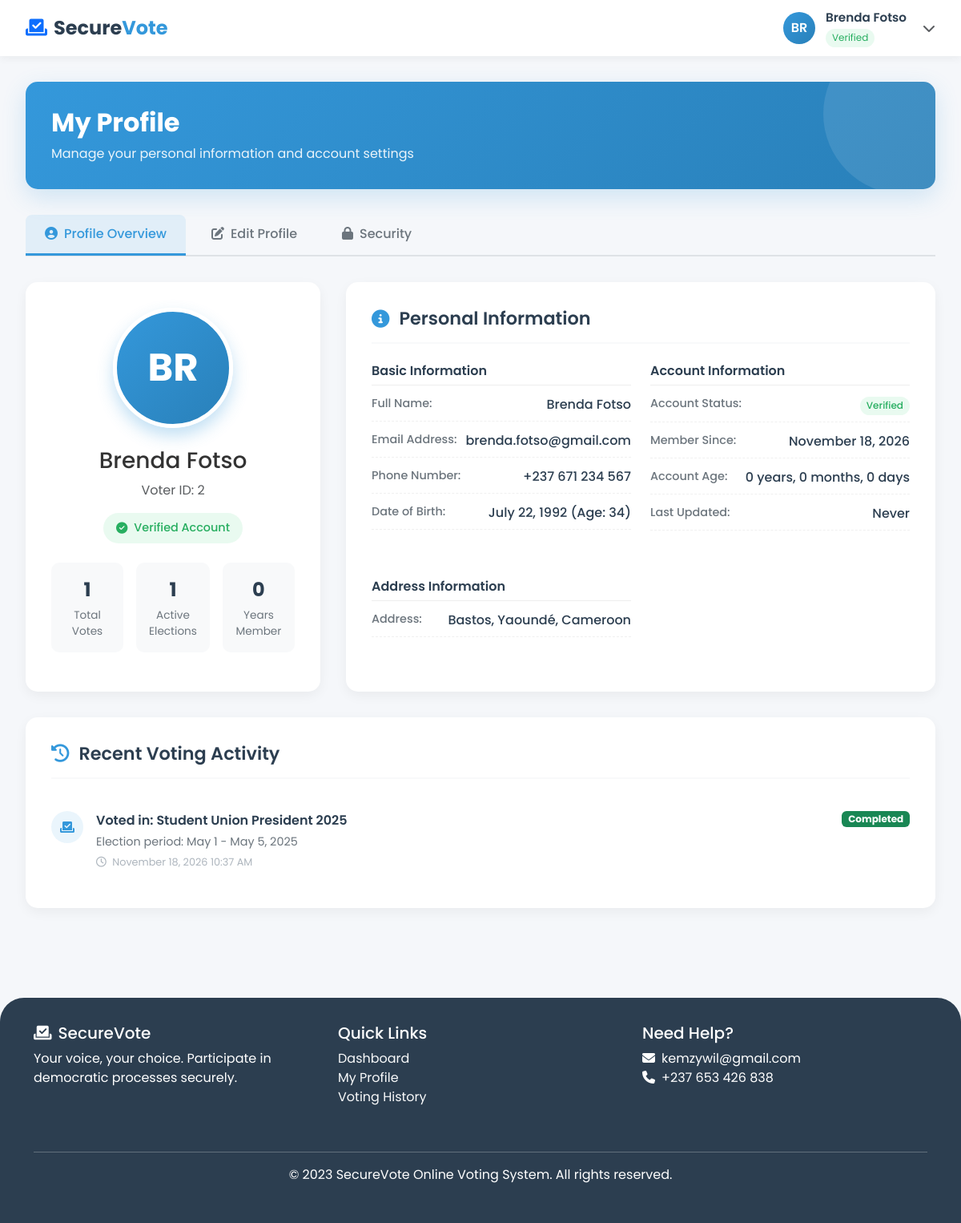
Screenshot of /voter_profile.php (signed in) with the database file from the repository.
### tables this page shows
CREATE TABLE IF NOT EXISTS `voters` (
  `id` int NOT NULL AUTO_INCREMENT,
  `full_name` varchar(100) NOT NULL,
  `email` varchar(100) NOT NULL,
  `dob` date NOT NULL,
  `contact` varchar(20) NOT NULL,
  `address` text NOT NULL,
  `status` enum('pending','verified','suspended') DEFAULT 'pending',
  `created_at` timestamp NULL DEFAULT CURRENT_TIMESTAMP,
  `password` varchar(100) NOT NULL,
  PRIMARY KEY (`id`)
);

CREATE TABLE IF NOT EXISTS `elections` (
  `id` int NOT NULL AUTO_INCREMENT,
  `title` varchar(200) NOT NULL,
  `description` text,
  `start_datetime` datetime NOT NULL,
  `end_datetime` datetime NOT NULL,
  `status` enum('draft','upcoming','active','completed','cancelled') DEFAULT 'draft',
  `created_at` timestamp NULL DEFAULT CURRENT_TIMESTAMP,
  PRIMARY KEY (`id`)
);

CREATE TABLE IF NOT EXISTS `votes` (
  `id` bigint NOT NULL AUTO_INCREMENT,
  `voter_id` int NOT NULL,
  `election_id` int NOT NULL,
  `candidate_id` int NOT NULL,
  `vote_timestamp` timestamp NULL DEFAULT CURRENT_TIMESTAMP,
  `status` enum('pending','verified','invalid','rejected') DEFAULT 'pending',
  `verified_at` timestamp NULL DEFAULT NULL,
  PRIMARY KEY (`id`),
  KEY `voter_id` (`voter_id`),
  KEY `election_id` (`election_id`),
  KEY `candidate_id` (`candidate_id`)
);

### voter_profile.php (the view, shortened to what the rows shown need)
<?php
include "db_connection.php";
include "app/model/voters.php";
$sql = "SELECT contact, email, location FROM admin";
$stmt = $conn->prepare($sql);
$stmt->execute([]);
if ($stmt->rowCount() == 1) {
    $admin = $stmt->fetch();
} else {
    $admin = 0;
}
$id = $_SESSION['id'] ?? 1;
$voter = get_voter_by_id($conn, $id);
function get_voted_elections($conn, $voter_id, $limit = 5) {
    try {
        $sql = "SELECT e.*, v.vote_timestamp
                FROM votes v
                JOIN elections e ON v.election_id = e.id
                WHERE v.voter_id = :voter_id
                AND v.status IN ('verified', 'pending')
                ORDER BY v.vote_timestamp DESC
                LIMIT :limit";
        $stmt = $conn->prepare($sql);
        $stmt->bindValue(':voter_id', $voter_id, PDO::PARAM_INT);
        $stmt->bindValue(':limit', (int)$limit, PDO::PARAM_INT);
        $stmt->execute();
        return $stmt->fetchAll(PDO::FETCH_ASSOC);
    } catch (PDOException $e) {
        error_log("Error getting voted elections: " . $e->getMessage());
        return [];
    }
}
function get_active_elections_for_voter($conn, $voter_id) {
    try {
        $sql = "SELECT * FROM elections
                WHERE status = 'active'
                AND start_datetime <= NOW()
                AND end_datetime >= NOW()
                ORDER BY end_datetime ASC";
        $stmt = $conn->prepare($sql);
        $stmt->execute();
        $elections = $stmt->fetchAll(PDO::FETCH_ASSOC);
        $available_elections = [];
        foreach ($elections as $election) {
            $check_vote_sql = "SELECT id FROM votes
                              WHERE voter_id = :voter_id
                              AND election_id = :election_id
                              AND status IN ('verified', 'pending')";
            $check_stmt = $conn->prepare($check_vote_sql);
            $check_stmt->execute([
                ':voter_id' => $voter_id,
                ':election_id' => $election['id']
            ]);
            if (!$check_stmt->fetch()) {
                $available_elections[] = $election;
            }
        }
        return $available_elections;
    } catch (PDOException $e) {
        error_log("Error getting active elections: " . $e->getMessage());
        return [];
    }
}
$recent_votes = get_voted_elections($conn, $id, 10);
$active_elections = get_active_elections_for_voter($conn, $id);
$active_elections_count = count($active_elections);
try {
    $dob = new DateTime($voter['dob']);
    $now = new DateTime();
    $age = $now->diff($dob)->y;
} catch (Exception $e) {
    $age = 'N/A';
}
try {
    $created_at = new DateTime($voter['created_at']);
    $account_age = $now->diff($created_at);
    $account_age_years = $account_age->y;
    $account_age_months = $account_age->m;
    $account_age_days = $account_age->d;
} catch (Exception $e) {
    $account_age_years = $account_age_months = $account_age_days = 0;
}
?>
<!DOCTYPE html>
<html lang="en">
<head>
    <link href="https://cdn.jsdelivr.net/npm/bootstrap@5.3.0-alpha1/dist/css/bootstrap.min.css" rel="stylesheet">
    <link rel="stylesheet" href="https://cdnjs.cloudflare.com/ajax/libs/font-awesome/6.4.0/css/all.min.css">
    <link rel="stylesheet" href="https://cdn.jsdelivr.net/npm/sweetalert2@11/dist/sweetalert2.min.css">
</head>
<body>
    <header id="main-header">
        <div class="header-right">
            <div class="voter-profile dropdown">
                <div class="d-flex align-items-center" data-bs-toggle="dropdown" aria-expanded="false">
                    <div class="voter-avatar">
                        <?= strtoupper(substr($voter['full_name'], 0, 2)) ?>
                    </div>
                    <div class="voter-info">
                        <div class="voter-name"><?= htmlspecialchars($voter['full_name']) ?></div>
                        <span class="voter-status <?= htmlspecialchars($voter['status']) ?>">
                            <?= ucfirst(htmlspecialchars($voter['status'])) ?>
                        </span>
                    </div>
                    <i class="fas fa-chevron-down ms-1 text-muted"></i>
                </div>
            </div>
        </div>
    </header>
    <main class="profile-content">
        <div class="page-header">
            <h1>My Profile</h1>
        </div>
        <div class="tab-content" id="profileTabsContent">
            <div class="tab-pane fade show active" id="overview" role="tabpanel">
                <div class="profile-overview">
                    <div class="section-card">
                        <div class="profile-avatar-container">
                            <div class="profile-avatar">
                                <?= strtoupper(substr($voter['full_name'], 0, 2)) ?>
                            </div>
                            <h3><?= htmlspecialchars($voter['full_name']) ?></h3>
                            <p class="text-muted mb-3">Voter ID: <?= htmlspecialchars($voter['id']) ?></p>
                            <div class="verification-badge <?= htmlspecialchars($voter['status']) ?>">
                                <i class="fas fa-<?= $voter['status'] == 'verified' ? 'check-circle' : ($voter['status'] == 'pending' ? 'clock' : 'ban') ?> me-2"></i>
                                <?= ucfirst(htmlspecialchars($voter['status'])) ?> Account
                            </div>
                            <div class="profile-stats">
                                <div class="stat-item">
                                </div>
                                <div class="stat-item">
                                    <div class="stat-number"><?= $active_elections_count ?></div>
                                    <div class="stat-label">Active Elections</div>
                                </div>
                                <div class="stat-item">
                                    <div class="stat-number"><?= $account_age_years ?></div>
                                    <div class="stat-label">Years Member</div>
                                </div>
                            </div>
                        </div>
                    </div>
                    <div class="section-card">
                        <div class="section-header">
                            <h2><i class="fas fa-info-circle"></i>Personal Information</h2>
                        </div>
                        <div class="profile-details">
                            <div class="detail-group">
                                <div class="detail-item">
                                    <span class="detail-label">Full Name:</span>
                                    <span class="detail-value"><?= htmlspecialchars($voter['full_name']) ?></span>
                                </div>
                                <div class="detail-item">
                                    <span class="detail-label">Email Address:</span>
                                    <span class="detail-value"><?= htmlspecialchars($voter['email']) ?></span>
                                </div>
                                <div class="detail-item">
                                    <span class="detail-label">Phone Number:</span>
                                    <span class="detail-value"><?= htmlspecialchars($voter['contact']) ?></span>
                                </div>
                                <div class="detail-item">
                                    <span class="detail-label">Date of Birth:</span>
                                    <span class="detail-value">
                                        <?= date('F j, Y', strtotime($voter['dob'])) ?> (Age: <?= $age ?>)
                                    </span>
                                </div>
                            </div>
                            <div class="detail-group">
                                <div class="detail-item">
                                    <span class="detail-value">
                                        <span class="voter-status <?= htmlspecialchars($voter['status']) ?>">
                                            <?= ucfirst(htmlspecialchars($voter['status'])) ?>
                                        </span>
                                    </span>
                                </div>
                                <div class="detail-item">
                                    <span class="detail-label">Member Since:</span>
                                    <span class="detail-value"><?= date('F j, Y', strtotime($voter['created_at'])) ?></span>
                                </div>
                                <div class="detail-item">
                                    <span class="detail-label">Account Age:</span>
                                    <span class="detail-value">
                                        <?= $account_age_years ?> year<?= $account_age_years != 1 ? 's' : '' ?>,
                                        <?= $account_age_months ?> month<?= $account_age_months != 1 ? 's' : '' ?>,
                                        <?= $account_age_days ?> day<?= $account_age_days != 1 ? 's' : '' ?>
                                    </span>
                                </div>
                            </div>
                            <div class="detail-group">
                                <div class="detail-item">
                                    <span class="detail-label">Address:</span>
                                    <span class="detail-value"><?= nl2br(htmlspecialchars($voter['address'])) ?></span>
                                </div>
                            </div>
                        </div>
                    </div>
                </div>
                <div class="section-card">
                    <div class="section-header">
                        <h2><i class="fas fa-history"></i>Recent Voting Activity</h2>
                    </div>
                    <?php if (!empty($recent_votes)): ?>
                        <div class="activity-list">
                            <?php foreach ($recent_votes as $vote): ?>
                                <div class="activity-item">
                                    <div class="activity-icon">
                                        <i class="fas fa-vote-yea"></i>
                                    </div>
                                    <div class="activity-content">
                                        <div class="activity-title">
                                            Voted in: <?= htmlspecialchars($vote['title']) ?>
                                        </div>
                                        <div class="activity-description">
                                            Election period:
                                            <?= date('M j', strtotime($vote['start_datetime'])) ?> -
                                            <?= date('M j, Y', strtotime($vote['end_datetime'])) ?>
                                        </div>
                                        <div class="activity-time">
                                            <i class="far fa-clock me-1"></i>
                                            <?= date('F j, Y g:i A', strtotime($vote['vote_timestamp'])) ?>
                                        </div>
                                    </div>
                                    <span class="badge bg-success">Completed</span>
                                </div>
                            <?php endforeach; ?>
                        </div>
                    <?php endif; ?>
                </div>
            </div>
        </div>
    </main>
    <footer class="footer mt-5">
        <div class="container">
            <div class="row">
                <div class="col-md-4 mb-4">
                    <ul class="list-unstyled">
                        <li><i class="fas fa-envelope me-2"></i><?= $admin['email'] ?></li>
                        <li><i class="fas fa-phone me-2"></i><?= $admin['contact'] ?></li>
                    </ul>
                </div>
            </div>
        </div>
    </footer>
</body>
</html>

### rows the page displays
voters: full_name "BR", full_name "Brenda Fotso", status "Verified", id "2", created_at "0", email "brenda.fotso@gmail.com", contact "+237 671 234 567", dob "July 22, 1992", dob "34", created_at "November 18, 2026", address "Bastos, Yaoundé, Cameroon"
elections: id "1"
votes: election.title "Student Union President 2025", election.start_datetime "May 1", election.end_datetime "May 5, 2025", vote_timestamp "November 18, 2026 10:37 AM"

### other values shown
$total_votes "1"
$admin['email'] "kemzywil@gmail.com"
$admin['contact'] "+237 653 426 838"
